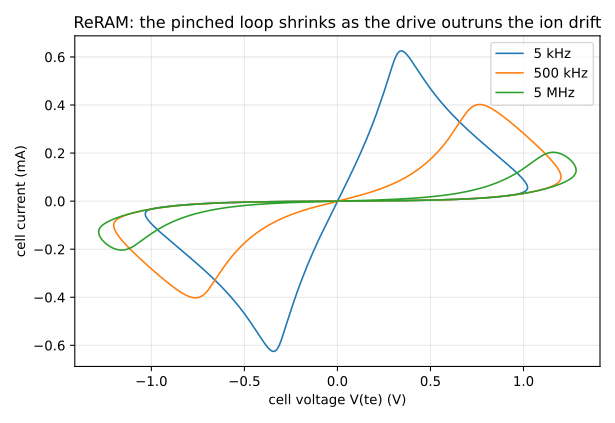

Source code (Python):
"""The ReRAM frequency fingerprint: draw and measure the pinched I-V loops at 5 kHz, 500 kHz, 5 MHz.

Runs circuits/multiphysics/reram_freq_{5k,500k,5meg}.net through va-cli, keeps each run's second
period, and plots the cell current (the 2 kOhm series resistor's) against the cell voltage. Each
lobe's area (the positive-voltage and the negative-voltage one, integrated separately, since the
two are traversed in opposite directions and a single signed integral would cancel them) and the
range the filament gap covers are printed: both shrink as the drive outruns the ion drift.

Usage (from the repository root, after `cargo build --release`):
    python docs/examples/multiphysics/reram_loops.py [path/to/va-cli]
writes docs/examples/multiphysics/reram_loops.svg.
"""
import subprocess
import sys

import matplotlib

matplotlib.use("Agg")
import matplotlib.pyplot as plt  # noqa: E402

VA = sys.argv[1] if len(sys.argv) > 1 else "target/release/va-cli"
RSERIES = 2e3
RUNS = (("5k", 5e3, "5 kHz"), ("500k", 5e5, "500 kHz"), ("5meg", 5e6, "5 MHz"))

fig, ax = plt.subplots(figsize=(6.4, 4.4))
for name, freq, label in RUNS:
    out = subprocess.run(
        [VA, "sim", f"circuits/multiphysics/reram_freq_{name}.net", "--model",
         "models/multiphysics/reram", "--tran", "--report", "in,te,X1.g"],
        capture_output=True, text=True, check=True,
    ).stdout
    rows = []
    for line in out.splitlines():
        toks = line.split()
        if not toks or not toks[0].startswith("t="):
            continue
        vals = {k: float(v) for k, v in (t.split("=") for t in toks[1:] if "=" in t)}
        vals["t"] = float(toks[0][2:-1])
        rows.append(vals)
    period = 1.0 / freq
    seg = [r for r in rows if r["t"] >= period - 1e-15]
    v = [r["V(te)"] for r in seg]
    i = [(r["V(in)"] - r["V(te)"]) / RSERIES for r in seg]
    pos = neg = 0.0
    for k in range(len(seg) - 1):
        da = 0.5 * (i[k] + i[k + 1]) * (v[k + 1] - v[k])
        if v[k] + v[k + 1] > 0:
            pos += da
        else:
            neg += da
    gap = [r["Gap(X1.g)"] for r in seg]
    print(f"{label:>8}: lobe areas {abs(pos):.3e} + {abs(neg):.3e} = {abs(pos) + abs(neg):.3e} V*A, "
          f"gap {min(gap):.3f}..{max(gap):.3f} nm")
    ax.plot(v, [x * 1e3 for x in i], lw=1.2, label=label)
ax.set_xlabel("cell voltage V(te) (V)")
ax.set_ylabel("cell current (mA)")
ax.set_title("ReRAM: the pinched loop shrinks as the drive outruns the ion drift")
ax.grid(True, alpha=0.3)
ax.legend()
fig.tight_layout()
fig.savefig("docs/examples/multiphysics/reram_loops.svg")
print("wrote docs/examples/multiphysics/reram_loops.svg")
